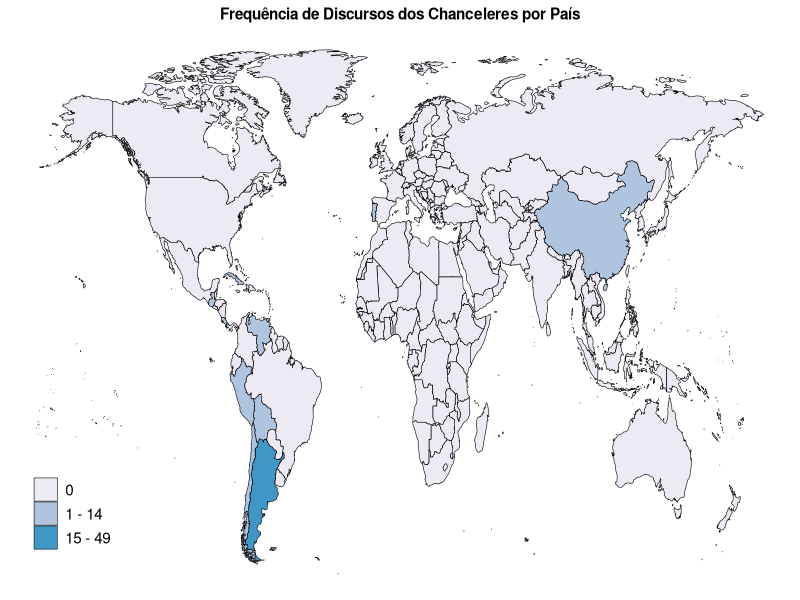
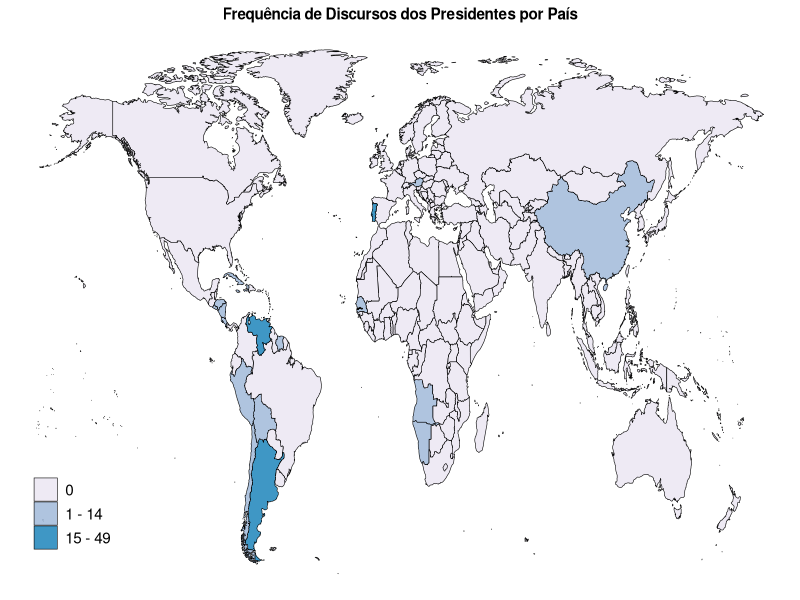

Source code (R) for these figures, in order:
library(tidyverse)
library(stringr)
library(ggthemes)
library(viridis)

mapa_mundo <- map_data("world")
mapa_mundo <- filter(mapa_mundo, region != "Antarctica")

quantd_disc <- read_csv("data analysis/methodology/country_speeches.csv")

quantd_disc_mre <- quantd_disc %>% filter(position == "MRE")

quantd_disc_mre$region <- quantd_disc_mre$country

quantd_disc_mre <- quantd_disc_mre %>% select(4, 5)

teste <- right_join(quantd_disc_mre, mapa_mundo)

teste <- mutate(teste, n = ifelse(is.na(n), 0, n))

teste$brk <- cut(teste$n, 
                    breaks = c(-1, 0, 15, 50, 585), 
                    labels = c("0", "1 - 14", "15 - 49", "50 - 585"))


ggplot(teste, aes(x = long, y = lat, group = group, fill = brk)) +
  geom_polygon(colour = "black", size = .2, alpha = .9) + theme_void() +
  scale_fill_brewer(palette="PuBu") +
  theme(legend.text = element_text(size = rel(1)), 
        legend.title = element_blank(), 
        legend.position= c(0.09, 0.15), 
        plot.title = element_text(hjust = .5, face = "bold", size = rel(1))) +
  labs(title = "Frequência de Discursos dos Chanceleres por País")
  

# Presidentes


quantd_disc_pres <- quantd_disc %>% filter(position == "PRES") %>% 
  select(c(1,4))

colnames(quantd_disc_pres) <- c("region", "n")

teste_pres <- left_join(mapa_mundo, quantd_disc_pres)
teste_pres <- mutate(teste_pres, n = ifelse(is.na(n), 0, n))

teste_pres$brk <- cut(teste_pres$n, 
                 breaks = c(-1, 0, 15, 50, 432), 
                 labels = c("0", "1 - 14", "15 - 49", "50 - 432"))


ggplot(teste_pres, aes(x = long, y = lat, group = group, fill = brk)) +
  geom_polygon(colour = "black", size = .2, alpha = .9) + theme_void() +
  scale_fill_brewer(palette="PuBu") +
  theme(legend.text = element_text(size = rel(1)), 
        legend.title = element_blank(), 
        legend.position= c(0.09, 0.15), 
        plot.title = element_text(hjust = .5, face = "bold", size = rel(1))) +
  labs(title = "Frequência de Discursos dos Presidentes por País")


